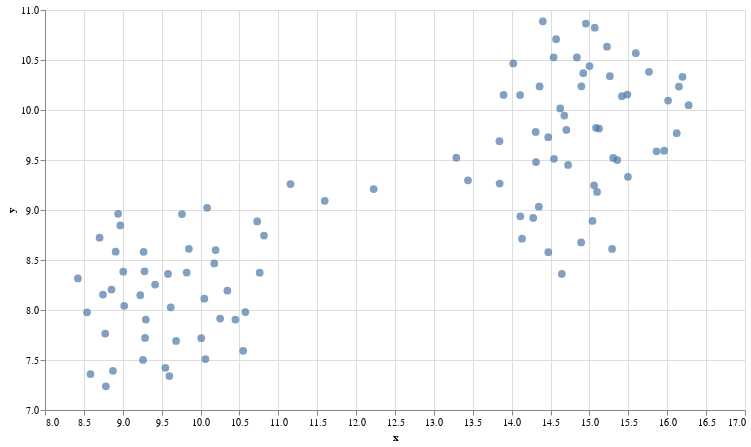

This figure's notebook cell:
### Code cell
# UMAP reduces the dimensions from 1024 to 2 dimensions that we can plot
reducer = umap.UMAP(n_neighbors=20)
umap_embeds = reducer.fit_transform(embeddings)
# Prepare the data to plot and interactive visualization
# using Altair
df_explore = pd.DataFrame(data={'text': df['ha_ig_text'][:100]})
df_explore['x'] = umap_embeds[:,0]
df_explore['y'] = umap_embeds[:,1]
# Plot
chart = alt.Chart(df_explore).mark_circle(size=60).encode(
    x=#'x',
    alt.X('x',
        scale=alt.Scale(zero=False)
    ),
    y=
    alt.Y('y',
        scale=alt.Scale(zero=False)
    ),
    tooltip=['text']
).properties(
    width=700,
    height=400
)
chart.interactive()

### Figure 1 — Vega-Lite specification as saved in the notebook (floating-point values rounded to 4 significant figures)
{"config": {"view": {"continuousWidth": 400, "continuousHeight": 300}}, "data": {"name": "data-3ab600ea5bf595f851a1ad603b0c5457"}, "mark": {"type": "circle", "size": 60}, "encoding": {"tooltip": [{"field": "text", "type": "nominal"}], "x": {"field": "x", "scale": {"zero": false}, "type": "quantitative"}, "y": {"field": "y", "scale": {"zero": false}, "type": "quantitative"}}, "height": 400, "selection": {"selector001": {"type": "interval", "bind": "scales", "encodings": ["x", "y"]}}, "width": 700, "$schema": "https://vega.github.io/schema/vega-lite/v4.17.0.json", "datasets": {"data-3ab600ea5bf595f851a1ad603b0c5457": [{"text": "baka film din banza director allah ya dafa ni nasan zai yi daidai da abnd ake bukata", "x": 8.874, "y": 7.391}, {"text": "allah ubangiji yaiwa rayuwarsa albarka", "x": 10.58, "y": 7.979}, {"text": "abu nafarko gamawa da duniya lafiya kuma inason ingama da uwayena lafiya sannan arzikin duniya dana lahira  sannan inason ganin annabi  s a w  koda cikin mafarkinane   gaskiya dai kuma inason aur", "x": 9.268, "y": 8.582}, {"text": "allah yasa muyi kyakkyawan qarshe", "x": 10.76, "y": 8.373}, {"text": "ba wasa a fuskokinsu  may you succeed always guys", "x": 13.29, "y": 9.523}, {"text": "aslm bbc hausa tambaya ta itace shekara bbc hausa nawa kuma a wace kasa takene nagode   fatan alkairi", "x": 8.855, "y": 8.204}, {"text": "allah yasa donal trump y kawo w buhari ziyara suyi hanu biyu d shi amin", "x": 8.423, "y": 8.316}, {"text": "toh allah ya sakawa yan gaza", "x": 9.821, "y": 8.374}, {"text": "wannan gsky ne wallahi munacikin lahaula allah muke roqo daya kawo mana daukinsa", "x": 8.702, "y": 8.723}, {"text": "ya subhanallahi   allah ya jiqansu ya gafarta musu ameen", "x": 10.19, "y": 8.6}, {"text": "ah lallai ka burge", "x": 9.548, "y": 7.422}, {"text": "a haba dai kano pillars    allah ya bashi team a chan inda take", "x": 8.94, "y": 8.961}, {"text": "ba a cewa                  ya mutu                  kamarh dabba  sai dey ace                 yarasu                 allah ya mugane amen", "x": 10.55, "y": 7.592}, {"text": "gsky ne allah ya taimaki", "x": 9.761, "y": 8.959}, {"text": "sister dinki tayi kyau sosai", "x": 12.23, "y": 9.209}, {"text": "allah yashiryar damu baki dai wlh wasu mutane akwai sheri garesu", "x": 9.616, "y": 8.027}, {"text": "allahu akbar allah yaqara nisan kwana mai amfani daga bakin jikan mal  arzika dan nepu sokoto state bodinga l g ketaeren sawaba area", "x": 8.774, "y": 7.764}, {"text": "allah ya sa mu dace amin", "x": 10.06, "y": 7.509}, {"text": "gsky hirar nan tae dadi allah ya taemaka", "x": 10.08, "y": 9.021}, {"text": "idan ansamu iphone 1 in aso", "x": 11.16, "y": 9.259}, {"text": "gamji mazan kwarai namiji uban yan boko  allah ya qara haskaka makwanci", "x": 8.745, "y": 8.155}, {"text": "ko babu komai akwai araha", "x": 9.286, "y": 7.721}, {"text": "allah yakara jagora", "x": 10.34, "y": 8.194}, {"text": "dan allah a ina xan samu complete shirinku da kukeyi mai suna dan birni i m in love with the movie  thanks   allah ya kara daukaka", "x": 8.782, "y": 7.237}, {"text": "allah ya karemana kasarmu tagado nigeria da kare warsa daga sharrin yan siyasa ameeeeeeeeeen", "x": 8.541, "y": 7.976}, {"text": "masha allah  muna godiya da aikin megida", "x": 9.296, "y": 7.904}, {"text": "show love to rahama sadau", "x": 11.6, "y": 9.092}, {"text": "good haka muke so yan man united ayi hakure sai next level", "x": 8.968, "y": 8.846}, {"text": "allah yasa afara asa a allah yayi jagora", "x": 10.05, "y": 8.114}, {"text": "allah ya sauwaqe mata wannan jarrabawar", "x": 9.582, "y": 8.361}, {"text": "allah ya fiddasu lafiya   alfarmar annabi muhammad s a w", "x": 10.18, "y": 8.466}, {"text": "allah ya sa ka da alkharin sa", "x": 9.85, "y": 8.612}, {"text": "kuma dai ya allah mun mika lamuramu zuwa gareka ya allah ka kawo mana mafeta kasa ta nageria ya allah kai ne maji rokon bayinka amin ya hauyu ya kauyumu", "x": 8.908, "y": 8.583}, {"text": "amin y rabbi dama allah swt y halicche mu sannan y ban ban tamu t bangaren yare   al adu d kuma kabilu ba don komai bah se dan wannan dalilan allah y karo mana lpy d zaman lpy gami d yalwar arzik", "x": 9.225, "y": 8.149}, {"text": "congratulations zamuzo musha kaman ba gobe", "x": 13.44, "y": 9.297}, {"text": "congratulations stardom har birnin sin", "x": 10.01, "y": 7.718}, {"text": "allah yajikansa da rahma yasa albarka ga iyalansa daya bari amen", "x": 10.45, "y": 7.904}, {"text": "mashaallah allah ya kara daukaka darajar wanan film allah ya nuna mana kizo jahar katsina domin haska mana shi a cinema amin", "x": 8.585, "y": 7.359}, {"text": "allah ka yaye mana wadannan masifu a nigeria", "x": 9.599, "y": 7.339}, {"text": "toh mudae wannan cutar allah ya karu mu  kuma mutane sugane cewa idan kaga gemun dan uwanka yakama da wuta toh ka yai yafa ma naka ruwa", "x": 9.685, "y": 7.691}, {"text": "yaye kyau    gaskiya mahmud yana playing role mai wuya a wannan shirrin labarin", "x": 9.019, "y": 8.042}, {"text": "allhmdllh      allah yatona asirinsu", "x": 10.73, "y": 8.885}, {"text": "koma wanne irin nau i neh allah zai karemu", "x": 9.279, "y": 8.387}, {"text": "ameen  may aljanna be their final abode", "x": 10.82, "y": 8.744}, {"text": "allah ya tsare da gaba", "x": 10.25, "y": 7.915}, {"text": "mukam muna biyayya ga gwamnati duk abunda tace idan bawai yasaba mawa addinin islama bane muna masu biyayya yauwa", "x": 9.007, "y": 8.383}, {"text": "allahu akbar  allah ka kawo mana karshen wannan bala i", "x": 9.26, "y": 7.501}, {"text": "tsakani da allah in ba a yi hankali ba sai    sudan ta koma    libiya", "x": 9.416, "y": 8.254}, {"text": "happy birthday ezigbo nne mu ochie ka ife nile bu ife oma  aru isi ike n ogologo ndu buru nke gi  now and forever   amen", "x": 14.28, "y": 8.92}, {"text": "o biliwo o biliwo jesu apoburu nelu obe onye mmeri", "x": 14.7, "y": 9.801}, {"text": "nsogbu ad gh   omego n   nwa an  kita  nke ah  agbag   niru niru k any  n eje", "x": 15.42, "y": 10.14}, {"text": "m  asa  gb  makata    so mma", "x": 15.26, "y": 10.34}, {"text": "wow        chidozie      ji si ike", "x": 14.11, "y": 10.15}, {"text": "jehovah idi egwu jehovah idi egwu  praise  farandmode", "x": 14.31, "y": 9.78}, {"text": "ekele d r  g  chukwuabiama     b ara egbu m  gbuo onwe ya  chineke  m  ntak r  daal  oo", "x": 14.73, "y": 9.451}, {"text": "nnem chukwu go zie g  na nk  i kw r", "x": 15.36, "y": 9.499}, {"text": "igbo medley by    inspirationalhour with umu chineke eee", "x": 15.07, "y": 10.82}, {"text": "nwaeze adighi efu n mba", "x": 15.6, "y": 10.57}, {"text": "haew god  ezigbo nwanyi", "x": 14.4, "y": 10.89}, {"text": "ar r    ewo   jee nke  ma  gbu  j", "x": 15.0, "y": 10.44}, {"text": "hbd onyeoma  chukwu gozie gi   more hits  birikwa blessings lagos state house of", "x": 14.64, "y": 8.361}, {"text": "singing  onye neme mma lekwe ikperem nala      imela  africanpraise", "x": 14.57, "y": 10.71}, {"text": "happy birthday nne   chukwu gozie gi ofuma", "x": 14.47, "y": 8.579}, {"text": "happy birthday chinecherem  okenwa  chukwu goziwerem gi    aka na emebe akwa umu nwoke na uzo opuruiche  golibe", "x": 14.35, "y": 9.034}, {"text": "nsogbu adighi  kachifo", "x": 15.77, "y": 10.38}, {"text": "ekele na nsopuru diri gi chiokike maka ndu i nyere anyi  ahu ike na amara     riwo otito", "x": 14.54, "y": 9.512}, {"text": "kedu ka   mere ezigbo eyin m", "x": 13.84, "y": 9.688}, {"text": "otua ka chineke anyi di eh agidigba eh eh eh   waciservice1  hbdrevgodwinabba", "x": 13.9, "y": 10.15}, {"text": "t t   ma nwanne", "x": 15.86, "y": 9.586}, {"text": "jesus igwe ezeoha", "x": 15.29, "y": 8.61}, {"text": "i b  chukwu   b gh  mmad  you are god you re not man  i b  chukwu   b gh  mmad  i b  chukwu   b gh  mmad  i b  chukwu   b gh  mmad  na you be god almighty god you no be man oh you no be man oh", "x": 15.04, "y": 8.891}, {"text": "nne i s r  ike o", "x": 16.2, "y": 10.33}, {"text": "chukwu oma onyeoma na   chukwu oma onyeoma na   chukwu oma chobioma    praising god in a special", "x": 14.89, "y": 8.676}, {"text": "igbo amaka dimkpa anagh  a ka nk  n egwu   ma a gb   egwu ichaka", "x": 15.23, "y": 10.63}, {"text": "biri kam biri egbe bere ugo bere  nke si ibeya ebele  nkw  kwa ya", "x": 14.84, "y": 10.53}, {"text": "oga nd  oga", "x": 16.28, "y": 10.05}, {"text": "auntie ngo i like ya dress  omara ezigbo mma", "x": 14.02, "y": 10.47}, {"text": "happy birthday mazi iga adi ka echi makana echi adi agwu agwu  onyenweanyi gozie gi", "x": 14.11, "y": 8.937}, {"text": "ndewo nwoke  ma", "x": 16.15, "y": 10.23}, {"text": "nd  nke m", "x": 16.01, "y": 10.09}, {"text": "okonkwo in things fall apart   ka chukwu okike abiama chekwa gi  nye gi ahu ike n ogologo ndu", "x": 14.62, "y": 10.02}, {"text": "ezenkwobi  ny  spare parts na agbani", "x": 14.54, "y": 10.53}, {"text": "ekele dibia gworo akidi  ya agwota ozo", "x": 14.36, "y": 10.24}, {"text": "onye eze   udo di ri gi onye oma  more grace as you reach out to the masses in imo state  remember me kwanu e don tey na", "x": 14.31, "y": 9.48}, {"text": "biko ndi obodoukwu nwere umu asa di sharp bonario tell her pls", "x": 14.95, "y": 10.86}, {"text": "even contact his suppliers in china  chukwu mekwalu nd  ya ebele", "x": 15.49, "y": 9.332}, {"text": "time for our  thanksgiving dance and procession  nagode jesu ibu chukwu onye dinma oluwa etobi      thanksgivingsunday  talagos", "x": 14.13, "y": 8.713}, {"text": "lmao  chukwu gba gi ume", "x": 15.31, "y": 9.521}, {"text": "np chukwu agozi go gi   ft lucy q       dreamlounge with    tgif  turnup", "x": 15.06, "y": 9.247}, {"text": "it s the  thefirstflight2theweekend w   x  np chukwu agozi di gi ft", "x": 15.1, "y": 9.18}, {"text": "odogwu na agha dike na agha nara ekele odogwu na agha dike na agha nara ekele olisa kere uwa chukwu na eme nma agam buru hallelujah eburu bu gara jehovah  mercyconference2021", "x": 14.47, "y": 9.728}, {"text": "good morning    ndi n anyi    bia ka anyi rie cc", "x": 15.08, "y": 9.822}, {"text": "jesus  aka m d  elu e jesus  ikpere m di na  l", "x": 14.68, "y": 9.945}, {"text": "nwa na asu igbo  obi dim uto  ada kedu", "x": 15.49, "y": 10.15}, {"text": "nna  jide ka iji", "x": 15.96, "y": 9.593}, {"text": "ogssian nwanne  udo diri gi", "x": 15.12, "y": 9.814}, {"text": "ututu oma nna o  kedu", "x": 16.12, "y": 9.768}, {"text": "thank you jesus  onye nwe anyi imela    goodmorningenugu  goodmorningenugu2018", "x": 13.85, "y": 9.265}, {"text": "chai    i na agba mbo ofuma  jisie ike", "x": 14.9, "y": 10.24}, {"text": "igbo ndi oma  ndewonu  bia soro noria na oge  obinwanne  ubochim cc", "x": 14.92, "y": 10.37}]}}
